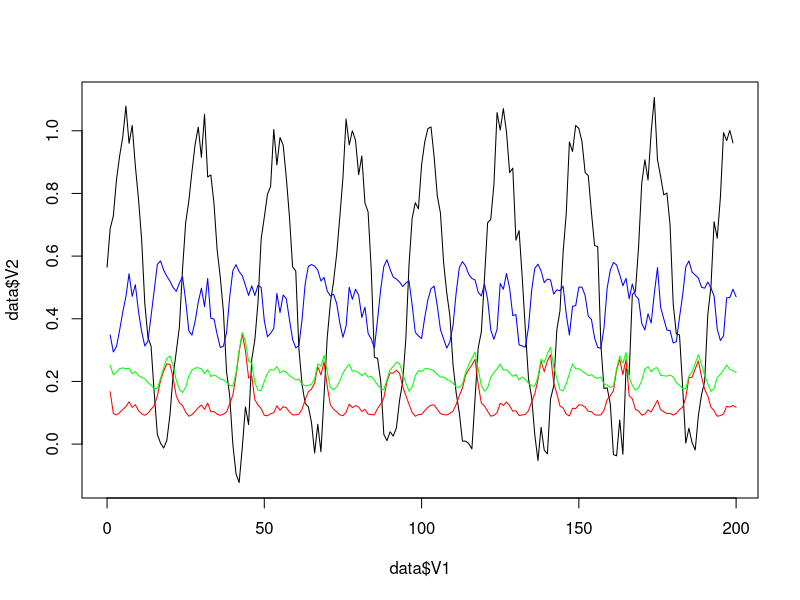

This figure's R source:
library("rstudioapi")
setwd(dirname(getActiveDocumentContext()$path))  

data <- read.csv("n4s10.csv", sep = "\t", header = FALSE)

plot(data$V1, data$V2, type = 'l')
lines(data$V3 * 3, col = "red")
lines(data$V16 * 3, col = "blue")
lines(data$V9 * 3, col = "green")
